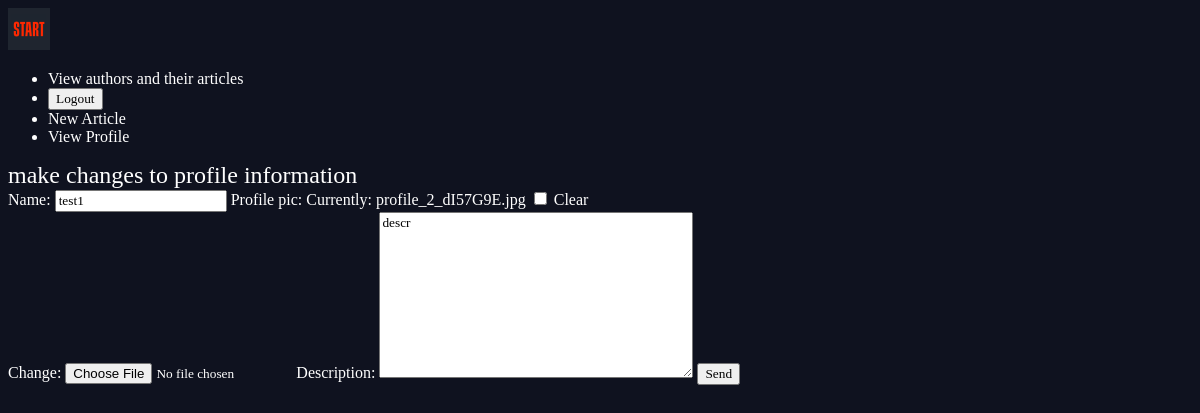
The app's page /accounts/update-profile/ (signed in), older data.
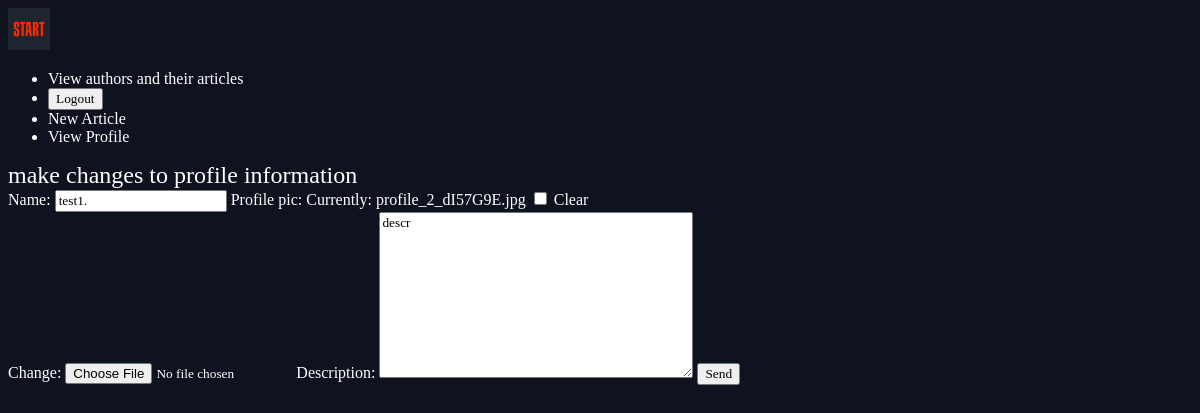
The same page, newer data.
### accounts/models.py (models this page shows, shortened)
class Profile(models.Model):
    name = models.CharField(max_length=100, default="- -", null=True, blank=True)
    description = models.TextField(blank=True)
    profile_pic = models.ImageField(default="profile_default.jpg", blank=True)
    user = models.ForeignKey(User, default=None, on_delete=models.SET_NULL, null=True)

### accounts/views.py (the view)
# urls.py: path(r'update-profile/', views.update_profile_view, name= 'update-profile')
@login_required(login_url="/accounts/login/")
def update_profile_view(request):
    user = request.user
    profile = Profile.objects.get(user_id=user.pk) # gets correct profile based on foreignkey being equal to primary key of user sending request
    if request.method=='POST':
        form = CreateUserProfile(request.POST, request.FILES, instance=profile, ) # Takes user input data and profile that should be modified and
        if form.is_valid:
            form.save() # updates profile information
            return redirect('accounts:profile')
    else:
        form = CreateUserProfile(instance=profile)
        return render(request, 'accounts/update_profile.html', {'form': form})

### accounts/forms.py
class CreateUserProfile(forms.ModelForm):
    class Meta():
        model=models.Profile
        fields=['name', 'profile_pic', 'description']

### accounts/templates/accounts/update_profile.html (shortened to what this page needs)
{% extends 'base_layout.html' %}
{% block content %}
<div class=>
    <h2>make changes to profile information</h2>
    <form class="site-form" enctype="multipart/form-data" action="{% url 'accounts:update-profile' %}" method="post">
        {{form}}
        <input type="submit" value="Send">
    </form>
</div>
{% endblock %}

Row changes from the older to the newer data that the page shows:
changed Profile "descr": name "test1" → "test1."
